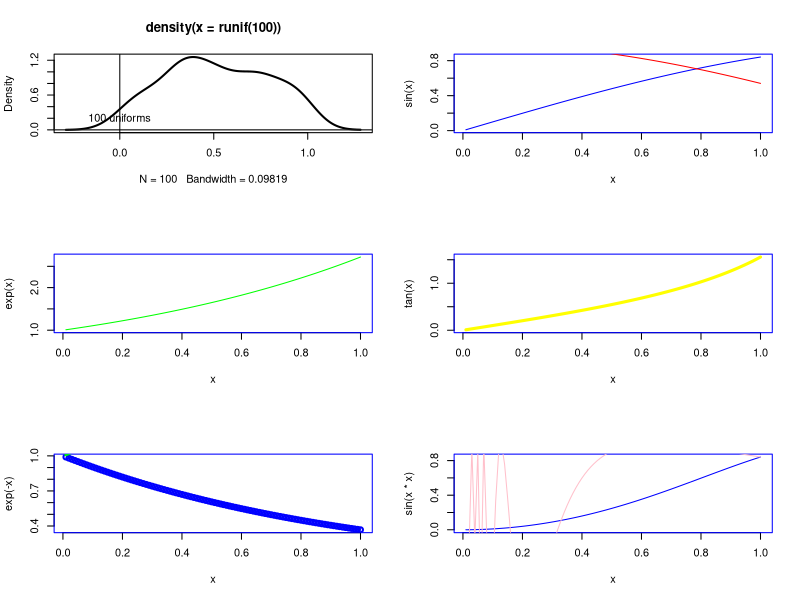

The R script that drew this image:


# Goal: To make a panel of pictures.

par(mfrow=c(3,2))                       # 3 rows, 2 columns.

# Now the next 6 pictures will be placed on these 6 regions. :-)

# Let me take some pains on the 1st
plot(density(runif(100)), lwd=2)
text(x=0, y=0.2, "100 uniforms")        # Showing you how to place text at will
abline(h=0, v=0)
              # All these statements effect the 1st plot.

x=seq(0.01,1,0.01)
par(col="blue")                         # default colour to blue.

# 2 --
plot(x, sin(x), type="l")
lines(x, cos(x), type="l", col="red")

# 3 --
plot(x, exp(x), type="l", col="green")
lines(x, log(x), type="l", col="orange")

# 4 --
plot(x, tan(x), type="l", lwd=3, col="yellow")

# 5 --
plot(x, exp(-x), lwd=2)
lines(x, exp(x), col="green", lwd=3)

# 6 --
plot(x, sin(x*x), type="l")
lines(x, sin(1/x), col="pink")

